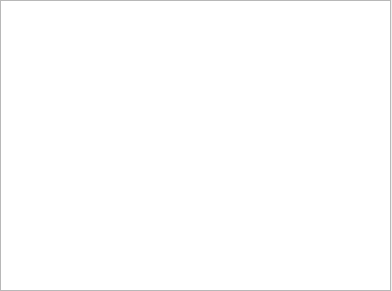
<?xml version="1.0" encoding="UTF-8"?>
<ui version="4.0">
 <class>Dialog</class>
 <widget class="QDialog" name="Dialog">
  <property name="geometry">
   <rect>
    <x>0</x>
    <y>0</y>
    <width>392</width>
    <height>291</height>
   </rect>
  </property>
  <property name="windowTitle">
   <string>Dialog</string>
  </property>
  <widget class="QTableWidget" name="tableWidget">
   <property name="geometry">
    <rect>
     <x>0</x>
     <y>0</y>
     <width>391</width>
     <height>291</height>
    </rect>
   </property>
  </widget>
 </widget>
 <resources/>
 <connections/>
</ui>
